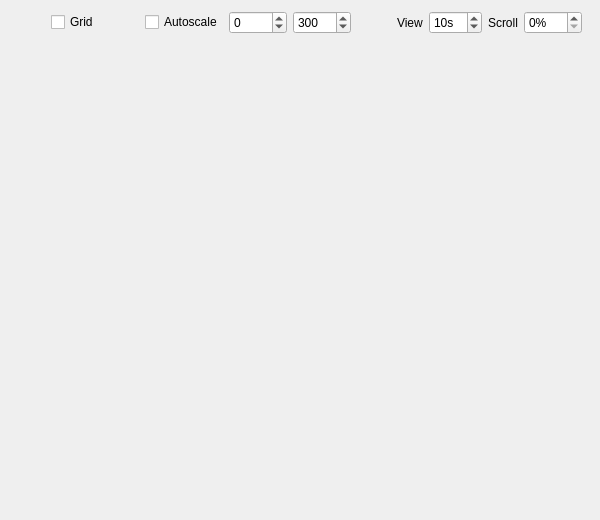
<?xml version="1.0" encoding="UTF-8"?>
<ui version="4.0">
 <class>Form</class>
 <widget class="QWidget" name="Form">
  <property name="geometry">
   <rect>
    <x>0</x>
    <y>0</y>
    <width>600</width>
    <height>520</height>
   </rect>
  </property>
  <property name="sizePolicy">
   <sizepolicy hsizetype="Fixed" vsizetype="Fixed">
    <horstretch>0</horstretch>
    <verstretch>0</verstretch>
   </sizepolicy>
  </property>
  <property name="minimumSize">
   <size>
    <width>600</width>
    <height>520</height>
   </size>
  </property>
  <property name="maximumSize">
   <size>
    <width>600</width>
    <height>520</height>
   </size>
  </property>
  <property name="windowTitle">
   <string>QWT Plotter</string>
  </property>
  <widget class="QWidget" name="">
   <property name="geometry">
    <rect>
     <x>11</x>
     <y>11</y>
     <width>571</width>
     <height>491</height>
    </rect>
   </property>
   <layout class="QVBoxLayout" name="verticalLayout">
    <item>
     <layout class="QHBoxLayout" name="horizontalLayout">
      <item>
       <spacer name="horizontalSpacer_3">
        <property name="orientation">
         <enum>Qt::Horizontal</enum>
        </property>
        <property name="sizeType">
         <enum>QSizePolicy::Fixed</enum>
        </property>
        <property name="sizeHint" stdset="0">
         <size>
          <width>40</width>
          <height>20</height>
         </size>
        </property>
       </spacer>
      </item>
      <item>
       <widget class="QCheckBox" name="gridCheckBox">
        <property name="text">
         <string>Grid</string>
        </property>
       </widget>
      </item>
      <item>
       <spacer name="horizontalSpacer_2">
        <property name="orientation">
         <enum>Qt::Horizontal</enum>
        </property>
        <property name="sizeType">
         <enum>QSizePolicy::Fixed</enum>
        </property>
        <property name="sizeHint" stdset="0">
         <size>
          <width>40</width>
          <height>20</height>
         </size>
        </property>
       </spacer>
      </item>
      <item>
       <widget class="QCheckBox" name="autoscaleCheckBox">
        <property name="text">
         <string>Autoscale</string>
        </property>
        <property name="checked">
         <bool>false</bool>
        </property>
       </widget>
      </item>
      <item>
       <widget class="QSpinBox" name="yminSpinBox">
        <property name="accelerated">
         <bool>true</bool>
        </property>
        <property name="minimum">
         <number>-9999</number>
        </property>
        <property name="maximum">
         <number>9999</number>
        </property>
       </widget>
      </item>
      <item>
       <widget class="QSpinBox" name="ymaxSpinBox">
        <property name="minimum">
         <number>-9999</number>
        </property>
        <property name="maximum">
         <number>9999</number>
        </property>
        <property name="value">
         <number>300</number>
        </property>
       </widget>
      </item>
      <item>
       <spacer name="horizontalSpacer">
        <property name="orientation">
         <enum>Qt::Horizontal</enum>
        </property>
        <property name="sizeHint" stdset="0">
         <size>
          <width>40</width>
          <height>20</height>
         </size>
        </property>
       </spacer>
      </item>
      <item>
       <widget class="QLabel" name="viewLabel">
        <property name="text">
         <string>View</string>
        </property>
       </widget>
      </item>
      <item>
       <widget class="QSpinBox" name="viewSpinBox">
        <property name="suffix">
         <string>s</string>
        </property>
        <property name="minimum">
         <number>1</number>
        </property>
        <property name="maximum">
         <number>120</number>
        </property>
        <property name="value">
         <number>10</number>
        </property>
       </widget>
      </item>
      <item>
       <widget class="QLabel" name="stepLabel">
        <property name="text">
         <string>Scroll</string>
        </property>
       </widget>
      </item>
      <item>
       <widget class="QSpinBox" name="scrollSpinBox">
        <property name="accelerated">
         <bool>true</bool>
        </property>
        <property name="suffix">
         <string>%</string>
        </property>
        <property name="maximum">
         <number>100</number>
        </property>
       </widget>
      </item>
     </layout>
    </item>
    <item>
     <widget class="QwtPlot" name="qwtPlot"/>
    </item>
   </layout>
  </widget>
 </widget>
 <customwidgets>
  <customwidget>
   <class>QwtPlot</class>
   <extends>QFrame</extends>
   <header>qwt_plot.h</header>
  </customwidget>
 </customwidgets>
 <resources/>
 <connections>
  <connection>
   <sender>gridCheckBox</sender>
   <signal>toggled(bool)</signal>
   <receiver>Form</receiver>
   <slot>gridEnable(bool)</slot>
   <hints>
    <hint type="sourcelabel">
     <x>45</x>
     <y>24</y>
    </hint>
    <hint type="destinationlabel">
     <x>399</x>
     <y>467</y>
    </hint>
   </hints>
  </connection>
  <connection>
   <sender>scrollSpinBox</sender>
   <signal>valueChanged(int)</signal>
   <receiver>Form</receiver>
   <slot>setScroll(int)</slot>
   <hints>
    <hint type="sourcelabel">
     <x>461</x>
     <y>27</y>
    </hint>
    <hint type="destinationlabel">
     <x>582</x>
     <y>45</y>
    </hint>
   </hints>
  </connection>
  <connection>
   <sender>viewSpinBox</sender>
   <signal>valueChanged(int)</signal>
   <receiver>Form</receiver>
   <slot>setView(int)</slot>
   <hints>
    <hint type="sourcelabel">
     <x>380</x>
     <y>21</y>
    </hint>
    <hint type="destinationlabel">
     <x>383</x>
     <y>8</y>
    </hint>
   </hints>
  </connection>
  <connection>
   <sender>autoscaleCheckBox</sender>
   <signal>toggled(bool)</signal>
   <receiver>yminSpinBox</receiver>
   <slot>setHidden(bool)</slot>
   <hints>
    <hint type="sourcelabel">
     <x>154</x>
     <y>31</y>
    </hint>
    <hint type="destinationlabel">
     <x>214</x>
     <y>28</y>
    </hint>
   </hints>
  </connection>
  <connection>
   <sender>autoscaleCheckBox</sender>
   <signal>toggled(bool)</signal>
   <receiver>ymaxSpinBox</receiver>
   <slot>setHidden(bool)</slot>
   <hints>
    <hint type="sourcelabel">
     <x>166</x>
     <y>20</y>
    </hint>
    <hint type="destinationlabel">
     <x>299</x>
     <y>29</y>
    </hint>
   </hints>
  </connection>
  <connection>
   <sender>autoscaleCheckBox</sender>
   <signal>toggled(bool)</signal>
   <receiver>Form</receiver>
   <slot>setAutoscale(bool)</slot>
   <hints>
    <hint type="sourcelabel">
     <x>145</x>
     <y>33</y>
    </hint>
    <hint type="destinationlabel">
     <x>56</x>
     <y>76</y>
    </hint>
   </hints>
  </connection>
  <connection>
   <sender>yminSpinBox</sender>
   <signal>valueChanged(int)</signal>
   <receiver>Form</receiver>
   <slot>setYmin(int)</slot>
   <hints>
    <hint type="sourcelabel">
     <x>239</x>
     <y>31</y>
    </hint>
    <hint type="destinationlabel">
     <x>241</x>
     <y>88</y>
    </hint>
   </hints>
  </connection>
  <connection>
   <sender>ymaxSpinBox</sender>
   <signal>valueChanged(int)</signal>
   <receiver>Form</receiver>
   <slot>setYmax(int)</slot>
   <hints>
    <hint type="sourcelabel">
     <x>283</x>
     <y>30</y>
    </hint>
    <hint type="destinationlabel">
     <x>315</x>
     <y>70</y>
    </hint>
   </hints>
  </connection>
 </connections>
 <slots>
  <slot>gridEnable(bool)</slot>
  <slot>setScroll(int)</slot>
  <slot>setView(int)</slot>
  <slot>setAutoscale(bool)</slot>
  <slot>setYmin(int)</slot>
  <slot>setYmax(int)</slot>
 </slots>
</ui>
